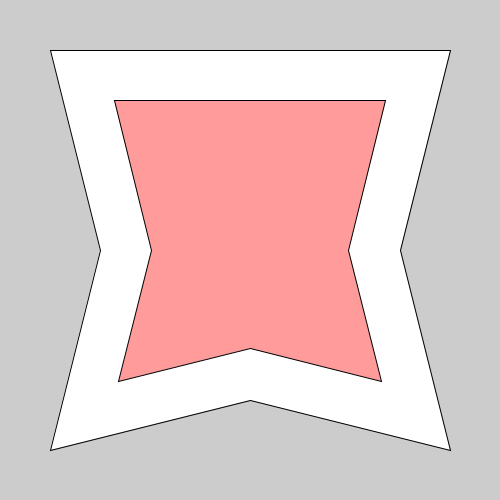
Frame 1 (no input)
Frame 60 (the mouse pressed at the canvas centre just before this capture): identical to frame 1, image omitted
Frame 120 (the mouse held since frame 60 and released just before this capture): identical to frame 1, image omitted

The Processing sketch that drew this single still picture (run headless with seeded random() and noise(); from frame 60 on, the mouse is pressed at the canvas centre):

// Processing sketch: Polygon_offset
// ── Polygon_offset.pde
float scale = 500;
float thickness = -0.1;

float[] x = {0.1, 0.9, 0.8, 0.9, 0.5, 0.1, 0.2};
float[] y = {0.1, 0.1, 0.5, 0.9, 0.8, 0.9, 0.5};

void setup(){
  size(500, 500);
  Polygon polygon = new Polygon(x, y);
  polygon.show();
  polygon.offset(thickness);
  fill(255, 0, 0, 100);
  polygon.show();
}

void draw(){
  
}
// ── Polygon.pde
class Polygon{
  PVector[] vertices;
  PVector[] normal;
  int n;
  
  Polygon(float[] x, float[] y){
    n = x.length;
    vertices = new PVector[n];
    for(int i = 0; i < n; i++){
      vertices[i] = new PVector(x[i], y[i]);
    }
  }
  
  void offset(float thickness){
    calcNormal();
    int u = n-1;
    for(int i = 0; i < n; i++){
      PVector na = normal[u];PVector nb = normal[i];
      PVector bis = PVector.add(na, nb).normalize();
      float l = thickness*sqrt(2) / sqrt(1 + PVector.dot(na, nb));
      vertices[u].add(PVector.mult(bis, l));
      u = i;
    }
  }
  
  void calcNormal(){
    int u = n-1;
    normal = new PVector[n];
    for(int i = 0; i < n; i++){
      PVector ndir = PVector.sub(vertices[i], vertices[u]).normalize();
      normal[i] = new PVector(ndir.y, -ndir.x);
      u = i;
    }
  }
  
  void show(){
    beginShape();
    for(PVector v : vertices){
      vertex(v.x*scale, v.y*scale);
    }
    endShape(CLOSE);
  }
}
// ── Util.pde
float lineDist(PVector c, PVector a, PVector b) {
  PVector ap = PVector.sub(c, a);
  PVector ab = PVector.sub(b, a);
  float l = PVector.dist(a, b);
  ab.normalize(); // Normalize the line
  float scala = ap.dot(ab);
  if(scala <= 0){
    return PVector.dist(c, a);
  }else if(scala >= l){
    return PVector.dist(c, b);
  }
  else{
    ab.mult(scala);
    PVector normalPoint = PVector.add(a, ab);
    return PVector.dist(c, normalPoint);
  }
}
